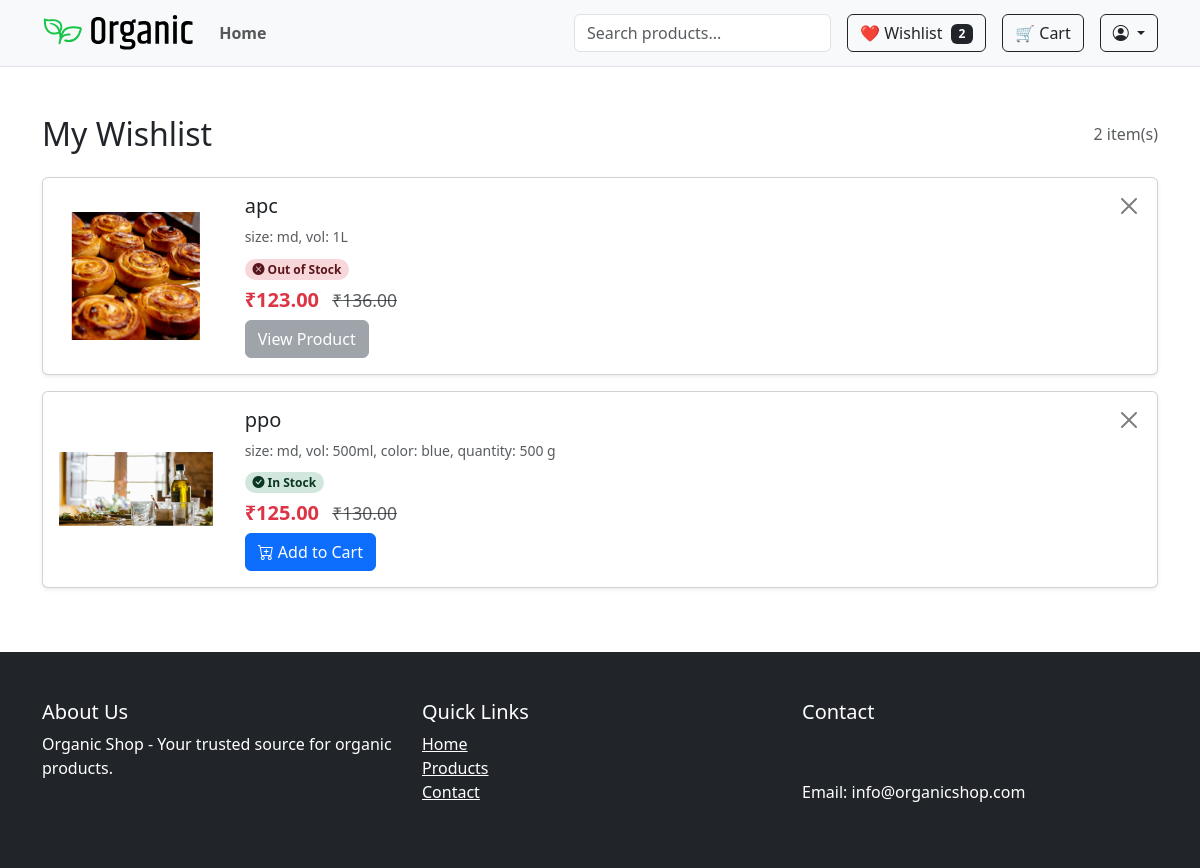
The app's page /accounts/wishlist/ (signed in) with its own data.
### accounts/models.py (models this page shows, shortened)
class Wishlist(models.Model):
    user = models.ForeignKey(User, on_delete=models.CASCADE)
    product = models.ForeignKey(Product, on_delete=models.CASCADE)
    variant = models.ForeignKey(ProductVariant, null=True, blank=True, on_delete=models.CASCADE)
    added_at = models.DateTimeField(auto_now_add=True)
    class Meta:
        unique_together = ('user', 'product', 'variant')
    @property
    def display_price(self):
        if self.variant:
            return self.variant.discount_price or self.variant.price
        return self.product.discount_price or self.product.price
    @property
    def original_price(self):
        if self.variant:
            return self.variant.price
        return self.product.price
    @property
    def has_discount(self):
        if self.variant:
            return bool(self.variant.discount_price)
        return bool(self.product.discount_price)
    @property
    def stock(self):
        if self.variant:
            return self.variant.stock
        return getattr(self.product, 'stock', 0)
    @property
    def display_image(self):
        if self.variant and self.variant.image:
            return self.variant.image
        return self.product.image

### shop/models.py (models this page shows, shortened)
class ProductVariant(models.Model):
    product = models.ForeignKey(Product, on_delete=models.CASCADE, related_name='variants')
    values = models.ManyToManyField(VariantValue)
    price = models.DecimalField(max_digits=10, decimal_places=2)
    discount_price = models.DecimalField(max_digits=10, decimal_places=2, null=True, blank=True)
    stock = models.IntegerField()
    sku = models.CharField(max_length=50, unique=True, blank=True)
    image = models.ImageField(upload_to='variants/', null=True, blank=True)
    sold_count = models.IntegerField(default=0)

class Product(models.Model):
    category = models.ForeignKey(Category, on_delete=models.CASCADE, related_name='products')
    name = models.CharField(max_length=255)
    slug = models.SlugField(unique=True ,blank=True)
    description = models.TextField()
    price = models.DecimalField(max_digits=10, decimal_places=2)
    discount_price = models.DecimalField(max_digits=10, decimal_places=2, null=True, blank=True)
    image = models.ImageField(upload_to='products/')
    is_featured = models.BooleanField(default=False)
    sold_count = models.PositiveIntegerField(default=0)
    created_at = models.DateTimeField(auto_now_add=True)
    views = models.PositiveIntegerField(default=1)
    available = models.BooleanField(default=True)
    stock = models.PositiveIntegerField(default=0)

class VariantValue(models.Model):
    option = models.ForeignKey(VariantOption, on_delete=models.CASCADE)
    value = models.CharField(max_length=100)

class VariantOption(models.Model):
    name = models.CharField(max_length=50)

### accounts/views.py (the view)
# urls.py: path('wishlist/', views.wishlist_view, name='wishlist'),
@login_required
def wishlist_view(request):
    wishlist_items = Wishlist.objects.filter(user=request.user).select_related('product', 'variant')
    wishlist_count = wishlist_items.count()
    return render(request, 'accounts/wishlist.html', {
        'wishlist_items': wishlist_items,
        'wishlist_count': wishlist_count
        })

### shop/context_processors.py (called while the page is built)
def wishlist_context(request):
    wishlist_count = 0
    if request.user.is_authenticated:
        wishlist_count = Wishlist.objects.filter(user=request.user).count()
    return {'wishlist_items_count': wishlist_count}

### accounts/templates/accounts/wishlist.html (shortened to what this page needs)
{% extends 'shop/base.html' %}
{% load static %}
{% block content %}
<div class="container py-5">
    <div class="d-flex justify-content-between align-items-center mb-4">
        <h2 class="mb-0">My Wishlist</h2>
        <p class="text-muted mb-0">{{ wishlist_items.count }} item(s)</p>
    </div>
    {% if wishlist_items %}
        <div class="row">
            <div class="col-12">
                {% for item in wishlist_items %}
                <div class="card wishlist-item mb-3 shadow-sm">
                    <div class="row g-0">
                        <div class="col-md-2 text-center align-self-center">
                            <a href="{% url 'shop:product_detail' item.product.slug %}">
                                <img src="{{ item.display_image.url }}"
                                     class="img-fluid rounded-start p-3"
                                     alt="{{ item.product.name }}"
                                     style="max-height: 160px; object-fit: contain;">
                            </a>
                        </div>
                        <div class="col-md-10">
                            <div class="card-body d-flex flex-column h-100">
                                <div class="d-flex justify-content-between">
                                    <div>
                                        <h5 class="card-title">{{ item.product.name }}</h5>
                                        {% if item.variant %}
                                            <p class="card-text text-muted small">
                                                {% for value in item.variant.values.all %}
                                                    {{ value.option.name }}: {{ value.value }}{% if not forloop.last %}, {% endif %}
                                                {% endfor %}
                                            </p>
                                        {% endif %}
                                    </div>
                                    <form action="{% url 'accounts:remove_from_wishlist' item.id %}" method="post" class="ms-3">
                                        <button type="submit" class="btn-close" title="Remove from wishlist"></button>
                                    </form>
                                </div>
                                <div class="my-2">
                                    {% if item.stock > 10 %}
                                        <span class="badge bg-success-subtle text-success-emphasis rounded-pill"><i class="bi bi-check-circle-fill"></i> In Stock</span>
                                    {% elif item.stock > 0 %}
                                        <span class="badge bg-warning-subtle text-warning-emphasis rounded-pill"><i class="bi bi-exclamation-triangle-fill"></i> Low Stock ({{ item.stock }} left)</span>
                                    {% else %}
                                        <span class="badge bg-danger-subtle text-danger-emphasis rounded-pill"><i class="bi bi-x-circle-fill"></i> Out of Stock</span>
                                    {% endif %}
                                </div>
                                <div class="price h5">
                                    {% if item.has_discount %}
                                        <span class="text-danger">₹{{ item.display_price }}</span>
                                        <small class="text-muted text-decoration-line-through ms-2">₹{{ item.original_price }}</small>
                                    {% else %}
                                        <span>₹{{ item.display_price }}</span>
                                    {% endif %}
                                </div>
                                <div class="mt-auto">
                                    {% if item.stock > 0 %}
                                        <form action="{% url 'shop:cart_add' item.product.id %}" method="post">
                                            <button type="submit" class="btn btn-primary">
                                                <i class="bi bi-cart-plus"></i> Add to Cart
                                            </button>
                                        </form>
                                    {% else %}
                                        <a href="{% url 'shop:product_detail' item.product.slug %}" class="btn btn-secondary disabled">
                                            View Product
                                        </a>
                                    {% endif %}
                                </div>
                            </div>
                        </div>
                    </div>
                </div>
                {% endfor %}
            </div>
        </div>
    {% endif %}
</div>
{% endblock %}

### shop/static/css/style.css (style rules this page uses)
.price .text-danger { font-weight: bold; }

### accounts/templates/accounts/wishlist.html (style rules this page uses)
.wishlist-item { transition: box-shadow 0.2s ease-in-out, transform 0.2s ease-in-out; }

### records on screen
Wishlist: display_image (picture), product.name "apc", shows "Out of Stock", display_price "123.00", original_price "136.00", shows "View Product"
VariantValue: option.name "size", value "md"
VariantValue: option.name "vol", value "1L"
Wishlist: display_image (picture), product.name "ppo", shows "In Stock", display_price "125.00", original_price "130.00"
VariantValue: option.name "vol", value "500ml"
VariantValue: option.name "color", value "blue"
VariantValue: option.name "quantity", value "500 g"

### other values on screen
{{ wishlist_count }} "2"
{{ wishlist_items.count }} "2"
